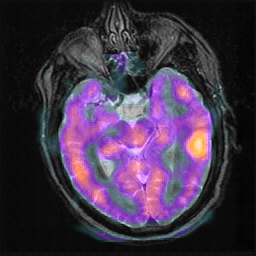
%> input picture data/ASFE-Fusion_result/SPECT-MRI/4010.png, 256 x 256 px
$ octave AAtest_single_sample.m   (GNU Octave 9; MATLAB toolbox functions it lacks are replaced by stand-ins)
%> lines starting %> are read from the running program, lines starting %| are printed output that depends on the picture
### src/metrics/matlab_metrics/EN_metrics.m
% Reference from https://github.com/Linfeng-Tang/Image-Fusion General Metrics

function ent = EN_metrics(image)
    % Calculate entropy of a single image
    % Input: image - grayscale or color image
    % Output: ent - entropy value

    % Convert to grayscale if color image
    if size(image, 3) == 3
        image = rgb2gray(image);
    end

    % Normalize image to 0-255 range if necessary
    if max(image(:)) <= 1
        image = uint8(image * 255);
    else
        image = uint8(image);
    end

    % Calculate histogram
    hist = imhist(image);

    % Normalize histogram to get probability distribution
    hist_norm = hist / sum(hist);

    % Remove zero values to avoid log(0)
    hist_norm = hist_norm(hist_norm > 0);

    % Calculate entropy: H = -sum(p * log2(p))
    ent = -sum(hist_norm .* log2(hist_norm));
end

### src/metrics/matlab_metrics/OCE_metrics.m
% Reference from https://github.com/thfylsty/Objective-evaluation-for-image-fusion

function [MCE] = OCE_metrics(imga,imgb,imgf)
%% Over All Cross Entropy-���彻����
% OCE�����ּ��㷽������ƽ�������غ;����������أ�ֵԽС˵���ں�ͼ���Դͼ������ȡ����ϢԽ�࣬�ں�Ч��Խ�á�
G1=double(imga);
G2=double(imgb);
G=double(imgf);
[m1,n1,p1]=size(G1);
[m2,n2,p2]=size(G2);
[m,n]=size(G);
m2=m1;
n2=n1;
X1=zeros(1,256);
X2=zeros(1,256);
X=zeros(1,256);

CEAF=0;
%ͳ����ͼ���Ҷȼ�����
for i=1:m1
    for j=1:n1
        X1(G1(i,j)+1)=X1(G1(i,j)+1)+1;
        X2(G2(i,j)+1)=X2(G2(i,j)+1)+1;
        X(G(i,j)+1)=X(G(i,j)+1)+1;
    end
end
%������ͼ���Ҷȼ����س��ֵĸ���
for k=1:256
    P1(k)=X1(k)/(m1*n1);
    P(k)=X(k)/(m*n);
    if((P1(k)~=0)&(P(k)~=0))
        CEAF=CEAF+P1(k)*log2(P1(k)/P(k));
    end
end
% sprintf('Դͼ��A �� �ں�ͼ�� F ֮��Ľ�����Ϊ : %.4f ',CEAF)

CEBF=0;
for k=1:256
    P2(k)=X2(k)/(m2*n2);
    P(k)=X(k)/(m*n);
    if((P2(k)~=0)&(P(k)~=0))
        CEBF=CEBF+P2(k)*log2(P2(k)/P(k));
    end
end
% sprintf('Դͼ��B �� �ں�ͼ�� F ֮��Ľ�����Ϊ : %.4f ',CEBF)

MCE=(CEAF+CEBF)/2;
% [39 lines of commented-out code are left out]

### src/metrics/matlab_metrics/MI_metrics.m
% Reference from https://github.com/thfylsty/Objective-evaluation-for-image-fusion

function res = MI_metrics(grey_matrixA, grey_matrixB, grey_matrixF, grey_level, sw)
% Function to combine many types of mutual information metrics
% Inputs:
%   grey_matrixA, grey_matrixB : source images (range 0-255)
%   grey_matrixF               : fused image   (range 0-255)
%   grey_level                 : grayscale levels (default: 256)
%   sw = 0 : Standard MI (Shannon)
%   sw = 1 : Normalized MI (Hossny)

if nargin < 5, sw = 0;        end
if nargin < 4, grey_level = 256; end

switch sw
    case 0
        % Standard MI (Shannon)
        [MI_FA, ~, ~, ~] = mutual_info(grey_matrixF, grey_matrixA);
        [MI_FB, ~, ~, ~] = mutual_info(grey_matrixF, grey_matrixB);
        res = MI_FA + MI_FB;

    case 1
        % Normalized MI (Hossny)
        [MI_FA, ~, H_F1, H_A] = mutual_info(grey_matrixF, grey_matrixA);
        [MI_FB, ~, H_F2, H_B] = mutual_info(grey_matrixF, grey_matrixB);
        res = 2 * (MI_FA / (H_F1 + H_A) + MI_FB / (H_F2 + H_B));

    otherwise
        error('Invalid sw value. Use 0 (Shannon MI) or 1 (Normalized MI).');
end
end


function [MI, H_xy, H_x, H_y] = mutual_info(im1, im2)

% function [MI,H_xy,H_x,H_y]=mutual_info(im1,im2)
%
% This function is caculate the mutual information of two input images.
% im1   -- input image one;
% im2   -- input image two;
%
% MI    -- mutual information;
%
%
% Note: The input images need to be in the range of 0-255. (see function:
% normalize1.m)
%
% Z. Liu @ NRCC [July 17, 2009]

im1 = double(im1);
im2 = double(im2);

[hang, lie] = size(im1);
N = 256;

% Joint histogram
h = zeros(N, N);
for i = 1:hang
    for j = 1:lie
        h(im1(i,j)+1, im2(i,j)+1) = h(im1(i,j)+1, im2(i,j)+1) + 1;
    end
end

% Normalize to joint probability
h = h ./ sum(h(:));

% Marginal probabilities
im1_marg = sum(h);    % p(x)
im2_marg = sum(h');   % p(y)

% Shannon entropies
H_x  = -sum(im1_marg .* log2(im1_marg + (im1_marg == 0)));
H_y  = -sum(im2_marg .* log2(im2_marg + (im2_marg == 0)));
H_xy = -sum(sum(h .* log2(h + (h == 0))));

MI = H_x + H_y - H_xy;
end

### src/metrics/matlab_metrics/AAtest_single_sample.m
current = fileparts(mfilename('fullpath'));
addpath(genpath(current))
addpath(fullfile(current, 'VIF', 'VIF'))
clc;

img1 = imread('data/AANLIB/MyDatasets/SPECT-MRI/test/MRI/4010.png');
%> img1 is the input picture: size 256x256x3 uint8; mean R, G, B 64.3, 50.8, 71.4
img2 = imread('data/AANLIB/MyDatasets/SPECT-MRI/test/SPECT/4010.png');
img_f = imread('data/Fused_results/SPECT-MRI/ASFE-Fusion/4010.png');

% % ========================
% % TEST MATRIX 3x3
% % ========================
% img1 = uint8([80  20  85;
%               75  25  78;
%               80  22  88]);

% img2 = uint8([30 110  35;
%               28 120  32;
%               26 115  30]);

% img_f = uint8([58  70  60;
%                55  78  57;
%                62  75  61]);

% ========================
% TEST MATRIX 5x5
% ========================

% img1 = uint8([85  20  88  22  90;
%               80  25  82  24  84;
%               78  23  80  21  79;
%               82  26  85  25  87;
%               88  22  90  23  92]);

% img2 = uint8([30 110  32 115  35;
%               28 120  30 118  33;
%               26 115  28 112  31;
%               29 122  31 120  34;
%               27 118  29 116  32]);

% img_f = uint8([58  70  60  72  62;
%                55  78  57  76  59;
%                52  72  54  70  56;
%                56  80  58  78  60;
%                57  75  59  74  61]);

% ========================
% PREPROCESS
% ========================
if size(img1,3)>2, img1 = rgb2gray(img1); end
%> after `img1 = rgb2gray(img1)`:
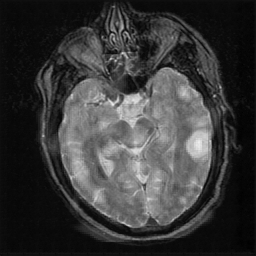
%> img1: size 256x256 uint8; min 0, max 238, mean 57.2
if size(img2,3)>2, img2 = rgb2gray(img2); end
if size(img_f,3)>2, img_f = rgb2gray(img_f); end

[s1, s2] = size(img1);
%> s1 = 256; s2 = 256
grey_level = 256;

img1_int = img1;
img2_int = img2;
img_f_int = img_f;

img1_float = im2double(img1)*255.0;
img2_float = im2double(img2)*255.0;
img_f_float = im2double(img_f)*255.0;

imgSeq = cat(3, img1_float, img2_float);

fprintf('Image size: %dx%d\n', s1, s2);
%| Image size: 256x256

% =========================================================
% 1. GLOBAL METRICS (NO sliding window) → ALWAYS SAFE
% =========================================================

EN   = EN_metrics(img_f_int);
%> in EN_metrics, `hist = imhist(image);`: hist = 256 values, max 5112 at index 11, min 0 at index 230, mean 256
%> in EN_metrics, `hist_norm = hist / sum(hist);`: hist_norm = 256 values, max 0.078 at index 11, min 0 at index 230, mean 0.00391
%> in EN_metrics, `hist_norm = hist_norm(hist_norm > 0);`: hist_norm = 235 values, max 0.078 at index 11, min 1.53e-05 at index 234, mean 0.00426
%> in EN_metrics, `ent = -sum(hist_norm .* log2(hist_norm));`: ent = 6.68
%> EN = 6.68
OCE  = OCE_metrics(img1_float, img2_float, img_f_float);
%> after the loop in OCE_metrics, `for i=1:m1`: X has the same summary as hist in EN_metrics; X1 has the same summary as hist in EN_metrics; X2 has the same summary as hist in EN_metrics
%> after the loop in OCE_metrics, `for k=1:256`: P = 256 values, max 0.078 at index 11, min 0 at index 230, mean 0.00391; P1 has the same summary as P
%> after the loop in OCE_metrics, `for k=1:256`: P2 has the same summary as P
%> in OCE_metrics, `MCE=(CEAF+CEBF)/2;`: MCE = 0
%> OCE = 0
MI   = MI_metrics(img1_int, img2_int, img_f_int, grey_level, 0);
%> after the loop in mutual_info, `for i = 1:hang`:
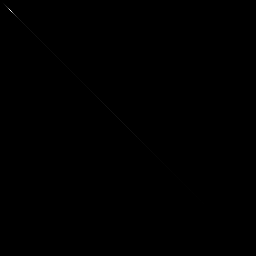
%> h: size 256x256 double; min 0, max 5112, mean 1; drawn with min black and max white
%> in mutual_info, `im1_marg = sum(h);`: im1_marg has the same summary as P in OCE_metrics
%> in mutual_info, `im2_marg = sum(h');`: im2_marg has the same summary as P in OCE_metrics
%> in mutual_info, `H_x  = -sum(im1_marg .* log2(im1_marg + (im1_marg == 0)));`: H_x = 6.68
%> in MI_metrics, `res = MI_FA + MI_FB;`: res = 13.37
%> MI = 13.37
NMI   = MI_metrics(img1_int, img2_int, img_f_int, grey_level, 1);
%> NMI = 2
%> (the run ends here)

$ run again, with data/ASFE-Fusion_result/SPECT-MRI/15009.png copied over data/ASFE-Fusion_result/SPECT-MRI/4010.png
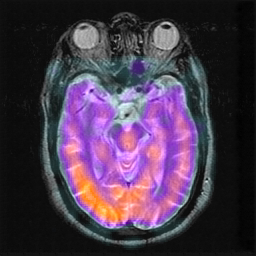
%> input picture data/ASFE-Fusion_result/SPECT-MRI/15009.png, 256 x 256 px
%> img1 is the input picture: size 256x256x3 uint8; mean R, G, B 72.5, 56.7, 76.7
%> `img1 = rgb2gray(img1)`:
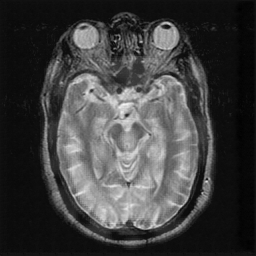
%> img1: size 256x256 uint8; min 0, max 247, mean 63.7
%| Image size: 256x256
%> hist = 256 values, max 6668 at index 14, min 0 at index 232, mean 256
%> in EN_metrics, `hist_norm = hist / sum(hist);`: hist_norm = 256 values, max 0.102 at index 14, min 0 at index 232, mean 0.00391
%> in EN_metrics, `hist_norm = hist_norm(hist_norm > 0);`: hist_norm = 239 values, max 0.102 at index 14, min 1.53e-05 at index 228, mean 0.00418
%> ent = 6.59
%> after the loop in OCE_metrics, `for i=1:m1`: X has the same summary as hist in EN_metrics; X1 has the same summary as hist in EN_metrics; X2 has the same summary as hist in EN_metrics
%> after the loop in OCE_metrics, `for k=1:256`: P = 256 values, max 0.102 at index 14, min 0 at index 232, mean 0.00391; P1 has the same summary as P
%> after the loop in OCE_metrics, `for k=1:256`: P2 has the same summary as P
%> MCE = 0
%> im1_marg has the same summary as P in OCE_metrics
%> im2_marg has the same summary as P in OCE_metrics
%> H_x = 6.59
%> in MI_metrics, `res = MI_FA + MI_FB;`: res = 13.18
%> NMI = 2

$ run again, with data/ASFE-Fusion_result/SPECT-MRI/18017.png copied over data/ASFE-Fusion_result/SPECT-MRI/4010.png
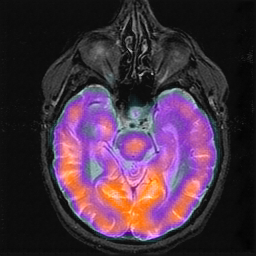
%> input picture data/ASFE-Fusion_result/SPECT-MRI/18017.png, 256 x 256 px
%> img1 is the input picture: size 256x256x3 uint8; mean R, G, B 70.8, 49.6, 66.4
%> `img1 = rgb2gray(img1)`:
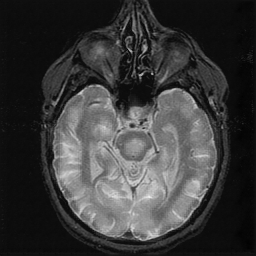
%> img1: size 256x256 uint8; min 0, max 238, mean 57.9
%| Image size: 256x256
%> hist = 256 values, max 7554 at index 14, min 0 at index 216, mean 256
%> in EN_metrics, `hist_norm = hist / sum(hist);`: hist_norm = 256 values, max 0.115 at index 14, min 0 at index 216, mean 0.00391
%> in EN_metrics, `hist_norm = hist_norm(hist_norm > 0);`: hist_norm = 224 values, max 0.115 at index 14, min 1.53e-05 at index 1, mean 0.00446
%> ent = 6.38
%> after the loop in OCE_metrics, `for i=1:m1`: X has the same summary as hist in EN_metrics; X1 has the same summary as hist in EN_metrics; X2 has the same summary as hist in EN_metrics
%> after the loop in OCE_metrics, `for k=1:256`: P = 256 values, max 0.115 at index 14, min 0 at index 216, mean 0.00391; P1 has the same summary as P
%> after the loop in OCE_metrics, `for k=1:256`: P2 has the same summary as P
%> MCE = 0
%> im1_marg has the same summary as P in OCE_metrics
%> im2_marg has the same summary as P in OCE_metrics
%> H_x = 6.38
%> in MI_metrics, `res = MI_FA + MI_FB;`: res = 12.77
%> NMI = 2

$ run again, with data/ASFE-Fusion_result/SPECT-MRI/21014.png copied over data/ASFE-Fusion_result/SPECT-MRI/4010.png
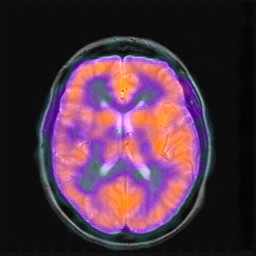
%> input picture data/ASFE-Fusion_result/SPECT-MRI/21014.png, 256 x 256 px
%> img1 is the input picture: size 256x256x3 uint8; mean R, G, B 77.3, 49.5, 67.5
%> `img1 = rgb2gray(img1)`:
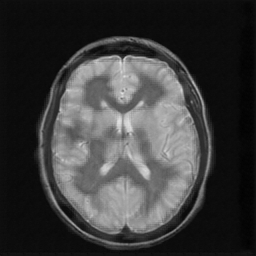
%> img1: size 256x256 uint8; min 0, max 225, mean 59.8
%| Image size: 256x256
%> hist = 256 values, max 10186 at index 13, min 0 at index 227, mean 256
%> in EN_metrics, `hist_norm = hist / sum(hist);`: hist_norm = 256 values, max 0.155 at index 13, min 0 at index 227, mean 0.00391
%> in EN_metrics, `hist_norm = hist_norm(hist_norm > 0);`: hist_norm = 226 values, max 0.155 at index 13, min 1.53e-05 at index 222, mean 0.00442
%> ent = 5.98
%> after the loop in OCE_metrics, `for i=1:m1`: X has the same summary as hist in EN_metrics; X1 has the same summary as hist in EN_metrics; X2 has the same summary as hist in EN_metrics
%> after the loop in OCE_metrics, `for k=1:256`: P = 256 values, max 0.155 at index 13, min 0 at index 227, mean 0.00391; P1 has the same summary as P
%> after the loop in OCE_metrics, `for k=1:256`: P2 has the same summary as P
%> MCE = 0
%> im1_marg has the same summary as P in OCE_metrics
%> im2_marg has the same summary as P in OCE_metrics
%> H_x = 5.98
%> in MI_metrics, `res = MI_FA + MI_FB;`: res = 11.95
%> NMI = 2
